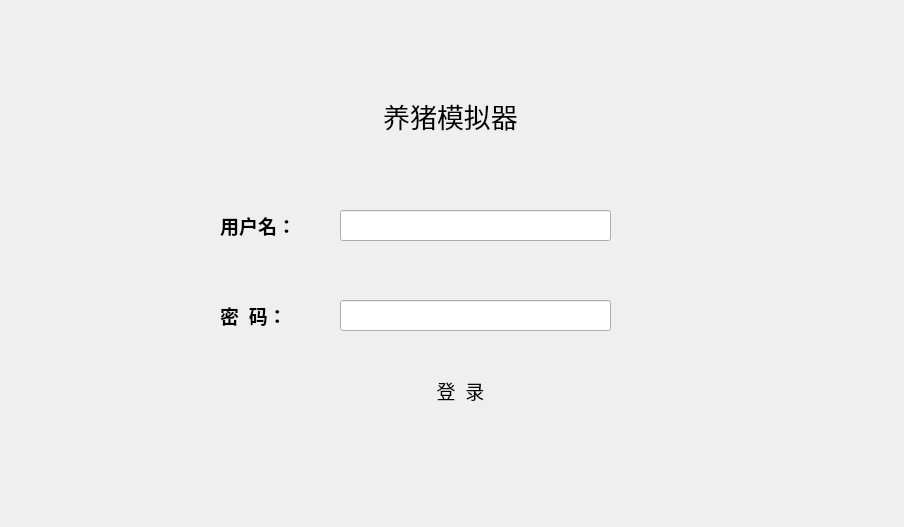
<?xml version="1.0" encoding="UTF-8"?>
<ui version="4.0">
 <class>logindialog</class>
 <widget class="QDialog" name="logindialog">
  <property name="geometry">
   <rect>
    <x>0</x>
    <y>0</y>
    <width>904</width>
    <height>527</height>
   </rect>
  </property>
  <property name="windowTitle">
   <string>Dialog</string>
  </property>
  <widget class="QLineEdit" name="lineuser">
   <property name="geometry">
    <rect>
     <x>340</x>
     <y>210</y>
     <width>271</width>
     <height>31</height>
    </rect>
   </property>
  </widget>
  <widget class="QLineEdit" name="linepass">
   <property name="geometry">
    <rect>
     <x>340</x>
     <y>300</y>
     <width>271</width>
     <height>31</height>
    </rect>
   </property>
   <property name="text">
    <string/>
   </property>
  </widget>
  <widget class="QLabel" name="title">
   <property name="geometry">
    <rect>
     <x>360</x>
     <y>80</y>
     <width>181</width>
     <height>71</height>
    </rect>
   </property>
   <property name="font">
    <font>
     <family>华文琥珀</family>
     <pointsize>20</pointsize>
     <weight>50</weight>
     <bold>false</bold>
    </font>
   </property>
   <property name="text">
    <string>养猪模拟器</string>
   </property>
   <property name="alignment">
    <set>Qt::AlignCenter</set>
   </property>
  </widget>
  <widget class="QPushButton" name="login">
   <property name="geometry">
    <rect>
     <x>410</x>
     <y>370</y>
     <width>101</width>
     <height>41</height>
    </rect>
   </property>
   <property name="font">
    <font>
     <family>微软雅黑</family>
     <pointsize>14</pointsize>
     <weight>50</weight>
     <bold>false</bold>
    </font>
   </property>
   <property name="text">
    <string>登  录</string>
   </property>
   <property name="flat">
    <bool>true</bool>
   </property>
  </widget>
  <widget class="QLabel" name="password">
   <property name="geometry">
    <rect>
     <x>220</x>
     <y>300</y>
     <width>91</width>
     <height>31</height>
    </rect>
   </property>
   <property name="font">
    <font>
     <family>黑体</family>
     <pointsize>14</pointsize>
     <weight>75</weight>
     <bold>true</bold>
     <kerning>false</kerning>
    </font>
   </property>
   <property name="text">
    <string>密  码：</string>
   </property>
  </widget>
  <widget class="QLabel" name="username">
   <property name="geometry">
    <rect>
     <x>220</x>
     <y>210</y>
     <width>91</width>
     <height>31</height>
    </rect>
   </property>
   <property name="font">
    <font>
     <family>黑体</family>
     <pointsize>14</pointsize>
     <weight>75</weight>
     <bold>true</bold>
    </font>
   </property>
   <property name="text">
    <string>用户名：</string>
   </property>
  </widget>
 </widget>
 <resources/>
 <connections/>
</ui>
